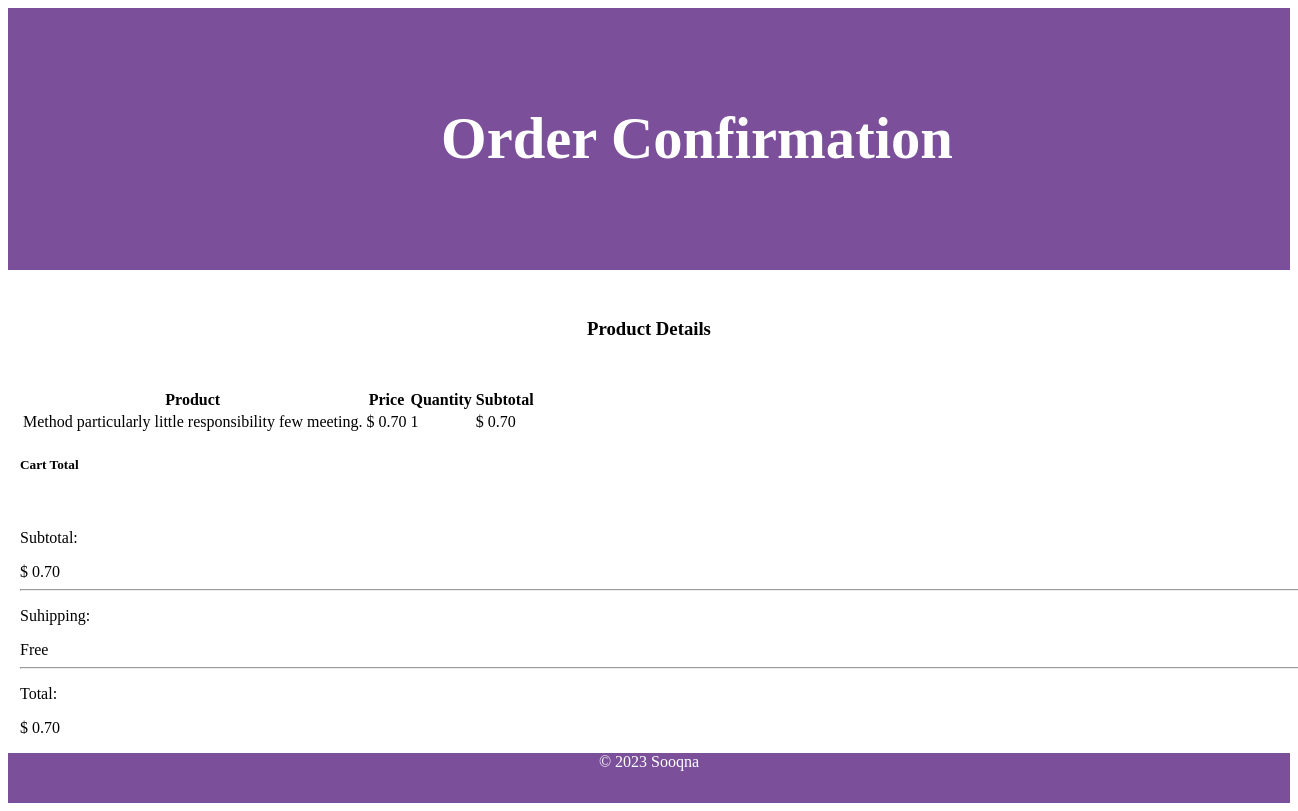
Screenshot of /email/ (signed in) with the database file from the repository.
### store/models.py (models this page shows, shortened)
class Cart(models.Model):
    product = models.ForeignKey(Product,on_delete=models.CASCADE)
    user = models.ForeignKey(User,on_delete=models.CASCADE)
    qty = models.IntegerField(default=1)
    sub_total = models.DecimalField(default=0,decimal_places=2,max_digits=8)
    order_id = models.CharField(default=0,max_length=15)

class Product(models.Model):
    name = models.CharField(max_length=100)
    description = models.CharField(max_length=300, null=True, default='')
    image = models.ImageField(upload_to='store/products/')
    price = models.DecimalField(default=0, decimal_places=2, max_digits=6)
    is_sale = models.BooleanField(default=False)
    sale_price = models.DecimalField(default=0, decimal_places=2, max_digits=6, blank=True, null=True)
    category = models.ForeignKey(Category,on_delete=models.CASCADE)

### store/views.py (the view, shortened to what this page needs)
# urls.py: path('email/',views.email)
def email(request):
    cart_items = Cart.objects.filter(user=request.user,order_id=0)
    grand_total = 0
    for cart in cart_items:
        grand_total += cart.sub_total
    message_body = loader.get_template('order_email.html')
    return HttpResponse(message_body.render({'cart_items': cart_items, 'grand_total':grand_total}))

### store/templates/order_email.html (shortened to what this page needs)
<!DOCTYPE html>
<html lang="en">
<head>
</head>
<body>
    <header class="py-5 shop-header">
        <div class="container px-4 px-lg-5 my-5">
            <div class="text-center text-white">
                <h1 class="display-4 fw-bolder">Order Confirmation</h1>
            </div>
        </div>
    </header>
    <h3 class="text-center my-5"> Product Details</h3>
    <div class="container">
        <table class="table table-striped-rows">
            <thead>
              <tr>
                <th scope="col">Product</th>
                <th scope="col">Price</th>
                <th scope="col">Quantity</th>
                <th scope="col">Subtotal</th>
              </tr>
            </thead>
            <tbody>
              {% if cart_items %}
                {% for cart in cart_items %}
                  <tr>
                    <td scope="row">{{ cart.product.name }}</th>
                    <td> $ {{ cart.product.price }} </td>
                    <td> {{ cart.qty }} </td>
                    <td> $ {{ cart.sub_total }}</td>
                  </tr>
                {% endfor %}
              {% endif %}
            </tbody>
          </table>
          <div class="cart-total">
            <h5>Cart Total</h5>
            <br>
            <div class="d-flex justify-content-between ps-1">
                <p>Subtotal:</p>
                <span>
                   $ {{ grand_total }}
                </span>
             </div>
             <hr>
             <div class="d-flex justify-content-between ps-1">
                <p>Suhipping:</p>
                <span>
                    Free
                </span>
             </div>
              <hr>
             <div class="d-flex justify-content-between ps-1">
                <p>Total:</p>
                <span>
                  $ {{ grand_total }}
                </span>
             </div>
        </div>
    </div>
    <div class="footer">
        <p class="text-white text-center pt-3"> © 2023 Sooqna</p>
    </div>
</body>
</html>

### store/templates/order_email.html (style rules this page uses)
.shop-header { background-color: #7B4F9A; }
.footer { height: 50px; background-color: #7B4F9A; }
.py-5 { padding-top: 3rem !important; padding-bottom: 3rem !important; }
.container, .container-fluid, .container-xxl, .container-xl, .container-lg, .container-md, .container-sm { --bs-gutter-x: 1.5rem; --bs-gutter-y: 0; width: 100%; padding-right: calc(var(--bs-gutter-x) * 0.5); padding-left: calc(var(--bs-gutter-x) * 0.5); margin-right: auto; margin-left: auto; }
.px-4 { padding-right: 1.5rem !important; padding-left: 1.5rem !important; }
.px-lg-5 { padding-right: 3rem !important; padding-left: 3rem !important; }
.my-5 { margin-top: 3rem !important; margin-bottom: 3rem !important; }
.text-center { text-align: center !important; }
.text-white { --bs-text-opacity: 1; color: #fff !important; }
.display-4 { font-size: calc(1.475rem + 2.7vw); font-weight: 300; line-height: 1.2; }
.fw-bolder { font-weight: bolder !important; }

### rows the page displays
Cart: product.name "Method particularly little responsibility few meeting.", product.price "0.70", qty "1", sub_total "0.70"

### other values shown
{{ grand_total }} "0.70"
